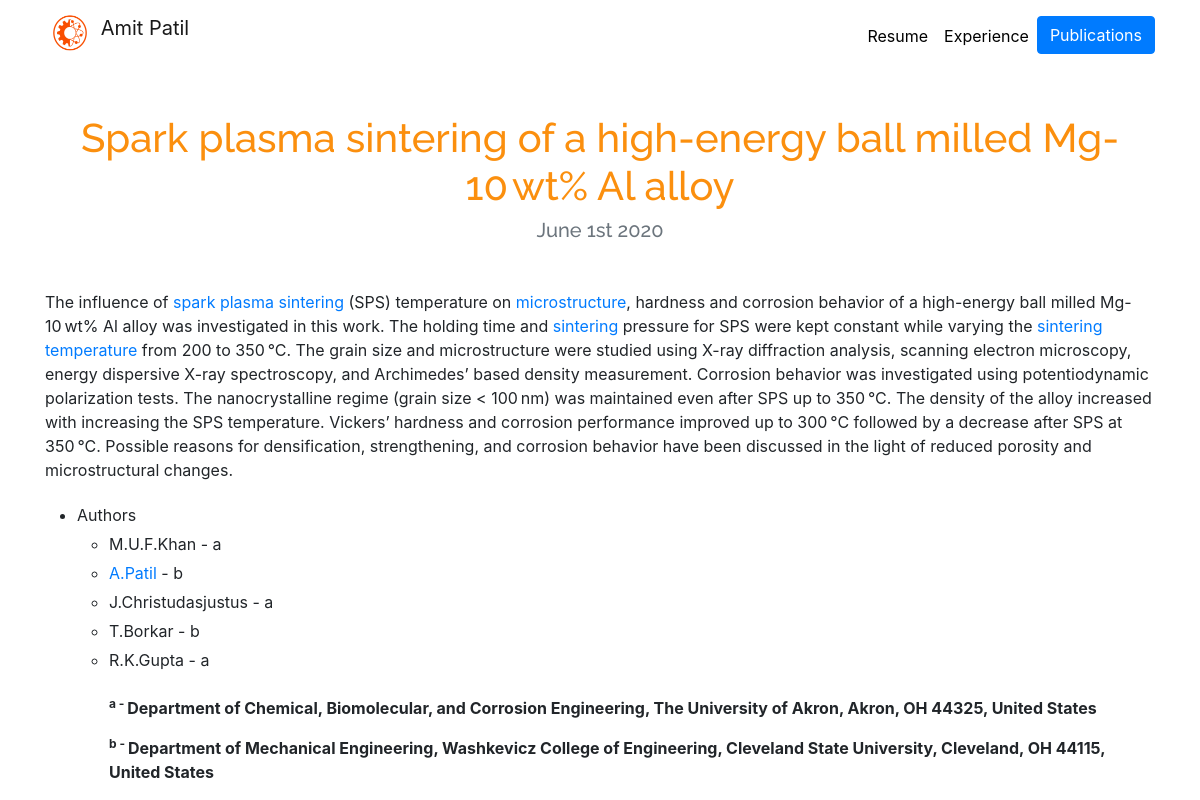
The page /blog/9/ on the database its author committed.
### blog/models.py (models this page shows, shortened)
class Blog(models.Model):
    title = models.CharField(max_length=200)
    description = models.CharField(max_length=250000)
    url = models.URLField(blank=True)
    date = models.DateField(blank=True)

### blog/views.py (the view)
# urls.py: path('<int:blog_id>/', views.detail, name='detail'),
def detail(request, blog_id):
    blog = get_object_or_404(Blog, pk=blog_id)
    return render(request, 'blog/detail.html', {'blog': blog})

### blog/templates/blog/detail.html
{% extends "portfolio/base.html" %}
{% load static %}
{% block content %}
<div class="container">
  <h1 class="text-center mt-5" id="blogdetailtitle">{{ blog.title }}</h1>
  <h5 class="text-center text-muted mb-5">{{ blog.date|date:'F jS Y' }}</h5>
  <p class="blogdescription">
    {{ blog.description|safe }}
  </p>
</div>
{% endblock %}

### portfolio/static/portfolio/assets/css/style.css (style rules this page uses)
body { font-family: "Open Sans", sans-serif; color: #272829; }
a { color: #007bff; text-decoration: none; }
li { padding-top: 5px; }
h1, h2, h3, h4, h5, h6 { font-family: "Raleway", sans-serif; }
#blogdetailtitle { color: #fb8f0e }
.blogdescription { font-size: 1.25em; }

### rows shown on the page
Blog: title "Spark plasma sintering of a high-energy ball milled Mg-10 wt% Al alloy", date "June 1st 2020", description "The influence of spark plasma sintering (SPS) temperature on microstructure , hardness and corrosion behavior of a high-energy ball milled Mg-10 wt% Al alloy was investigated in this work. The holding time and sintering pressure for SPS were kept constant while varying the sintering temperature from 200 to 350 °C. The grain size and microstructure were studied using X-ray diffraction analysis, scanning electron microscopy, energy dispersive X-ray spectroscopy, and Archimedes’ based density measurement. Corrosion behavior was investigated using potentiodynamic polarization tests. The nanocrystalline regime (grain size < 100 nm) was maintained even after SPS up to 350 °C. The density of the…"
